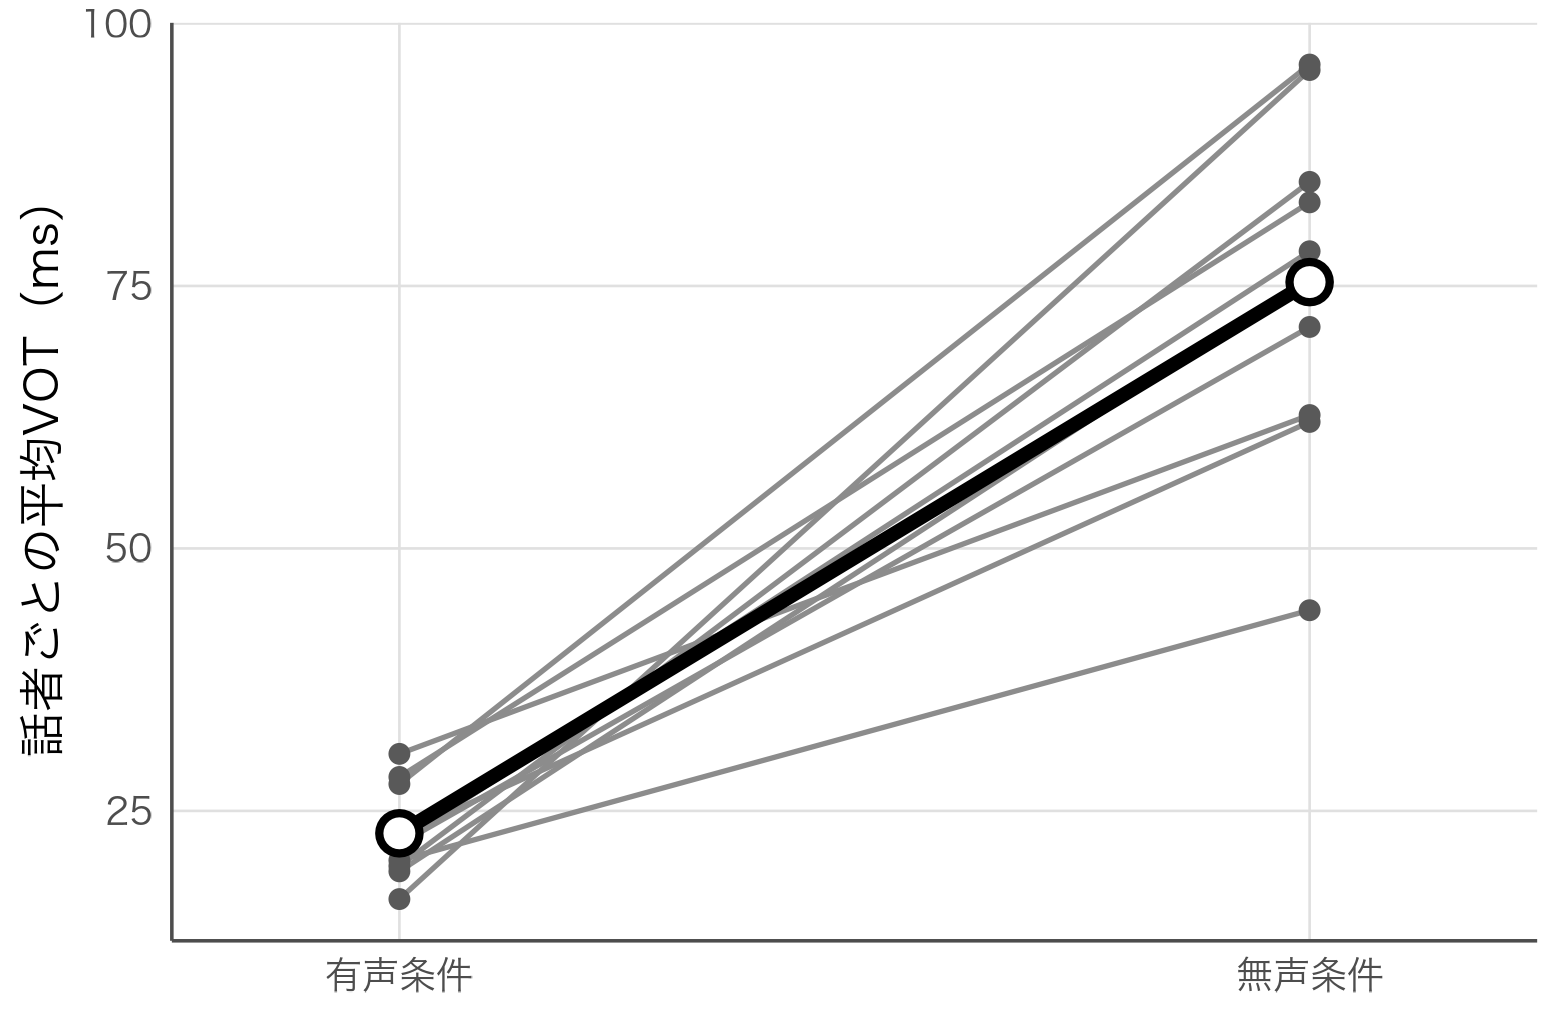

The R source for this figure:
source("figures/style.R"); source("figures/vot_data.R")
d <- vot_data %>% group_by(speaker, condition) %>% summarise(VOT = mean(VOT), .groups = "drop")
m <- d %>% group_by(condition) %>% summarise(VOT = mean(VOT), .groups = "drop")
p <- ggplot(d, aes(condition, VOT, group = speaker)) +
  geom_line(colour = "grey55", linewidth = 0.6) + geom_point(colour = "grey35", size = 1.8) +
  geom_line(data = m, aes(condition, VOT, group = 1), inherit.aes = FALSE, colour = "black", linewidth = 1.6) +
  geom_point(data = m, aes(condition, VOT), inherit.aes = FALSE, size = 3.6, shape = 21, fill = "white", stroke = 1.4) +
  scale_x_discrete(labels = c(voiced = "有声条件", voiceless = "無声条件"), expand = expansion(add = 0.25)) +
  labs(x = NULL, y = "話者ごとの平均VOT（ms）")
save_fig(p, "ch05_speaker_lines", w = 5.2, h = 3.4)
